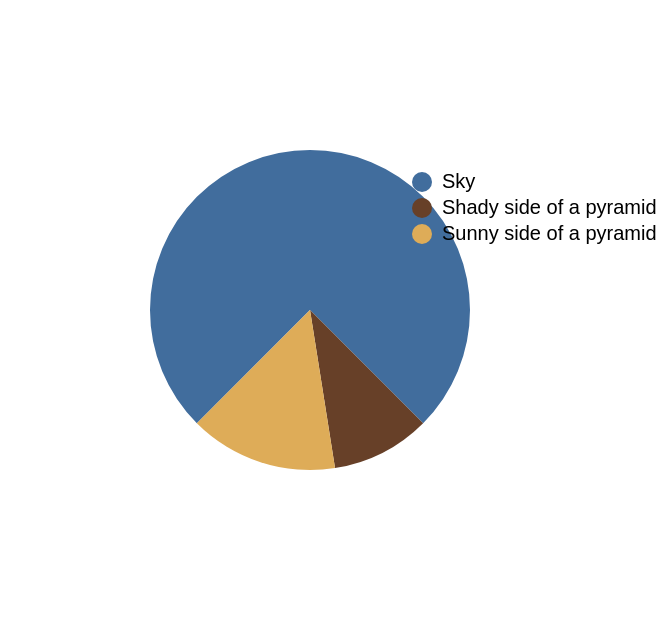

The specification (Vega-Lite) saved for this image:
### Vega-Lite specification from a JSON file in a GitHub repository (floating-point values rounded to 4 significant figures)
{"$schema": "https://vega.github.io/schema/vega-lite/v6.json", "data": {"values": [{"category": "Sky", "value": 75, "order": 3}, {"category": "Shady side of a pyramid", "value": 10, "order": 1}, {"category": "Sunny side of a pyramid", "value": 15, "order": 2}]}, "mark": {"type": "arc", "outerRadius": 80}, "encoding": {"theta": {"field": "value", "type": "quantitative", "scale": {"range": [2.356, 8.639]}, "stack": true}, "color": {"field": "category", "type": "nominal", "scale": {"domain": ["Sky", "Shady side of a pyramid", "Sunny side of a pyramid"], "range": ["#416D9D", "#674028", "#DEAC58"]}, "legend": {"orient": "none", "title": null, "columns": 1, "legendX": 200, "legendY": 80}}, "order": {"field": "order"}}}
